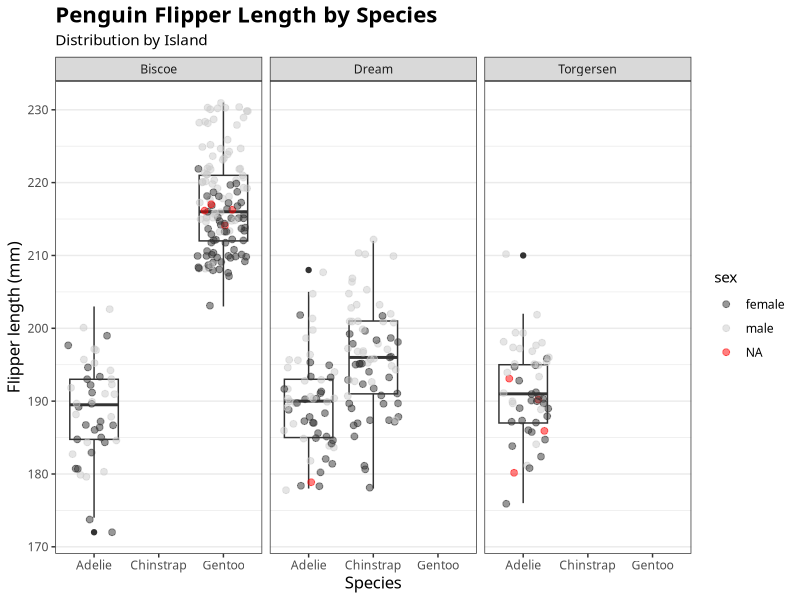

This figure's R source:
#Homework assignment to make nice penguin plot
#By Angela Richards Donà
#September 17, 2024

#load packages
library(palmerpenguins)
library(tidyverse)

#look at the data
view(penguins)
glimpse(penguins)

#make plot with species on x and flipper length on y
ggplot (data = penguins, mapping = aes(x = species, 
                                       y = flipper_length_mm)) +
  geom_boxplot() + #add boxplot
  geom_jitter(alpha = 0.5, size = 2, aes(color = sex)) + #visualize all datapoints
  scale_color_grey() + #make datapoints in greyscale
  labs(title = "Penguin Flipper Length by Species",
       subtitle = "Distribution by Island",
       x = "Species", 
       y = "Flipper length (mm)") + #change to nicer labels
  theme_bw(base_family = "avenir") + #customize the fonts to my favorite Avenir
  theme(axis.title = element_text(size = 12), #define font sizes
        plot.title = element_text(size = 16, face = "bold"), #make title larger and bold
        panel.grid.major.x = element_blank(), #remove the x-axis lines on plot
        legend.position = "right") + #define where legend is displayed
  facet_wrap(vars(island)) #visualize distribution by island
